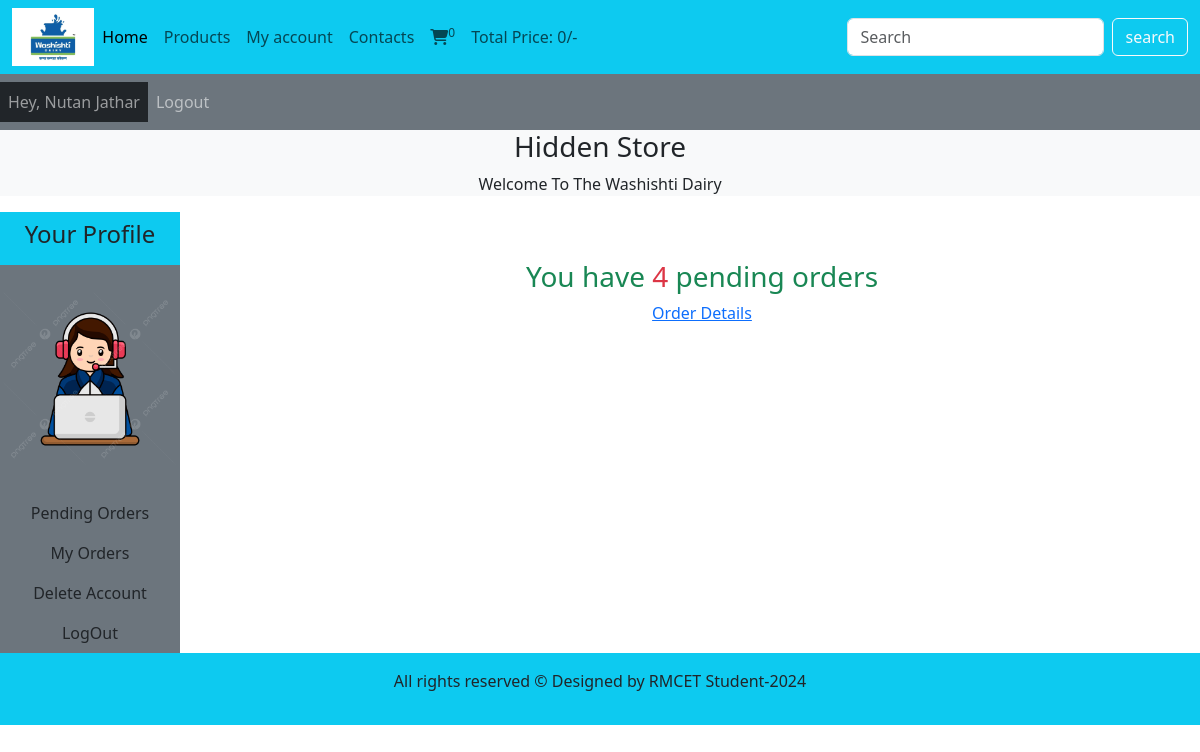
The app's page /users_area/profile.php (signed in) with its own data.
### tables this page shows
CREATE TABLE `user_table` (
  `user_id` int(11) NOT NULL,
  `user_name` varchar(100) NOT NULL,
  `user_email` varchar(100) NOT NULL,
  `user_password` varchar(255) NOT NULL,
  `user_image` varchar(255) NOT NULL,
  `user_ip` varchar(100) NOT NULL,
  `user_address` varchar(255) NOT NULL,
  `user_mobile` varchar(20) NOT NULL
);

### users_area/profile.php (the view, shortened to what this page needs)
<?php
include('../includes/connect.php');
include('../admin_area/functions/common_function.php');
?>
<!DOCTYPE html>
<html lang="en">
<head>
    <link href="https://cdn.jsdelivr.net/npm/bootstrap@5.3.3/dist/css/bootstrap.min.css" rel="stylesheet"
>
      <link rel="stylesheet" href="https://cdnjs.cloudflare.com/ajax/libs/font-awesome/6.5.1/css/all.min.css"
 />
       <link rel = "stylesheet" href = "../style.css">
</head>
<body>
    <div class="container-fluid p-0" >
        <nav class="navbar navbar-expand-lg navbar-light bg-info">
  <div class="container-fluid">
   <img src = "../images/logo.webp"alt = "" class = "logo">
    <div class="collapse navbar-collapse" id="navbarSupportedContent">
      <ul class="navbar-nav me-auto mb-2 mb-lg-0">
        <li class="nav-item">
          <a class="nav-link active" aria-current="page" href="../index.php">Home</a>
        </li>
        <li class="nav-item">
          <a class="nav-link" href="../display_all.php">Products</a>
        </li>
        <li class="nav-item">
          <a class="nav-link" href="profile.php">My account</a>
        </li>
        <li class="nav-item">
          <a class="nav-link" href="#">Contacts</a>
        </li>
        <li class="nav-item">
          <a class="nav-link" href="../cart.php"><i class="fa-solid fa-cart-shopping"></i><sup><?php  cart_item();?> </sup></a>
        </li>
        <li class="nav-item">
          <a class="nav-link" href="#">Total Price: <?php total_cart_price() ;?>/-</a>
        </li>
      </ul>
      <form class="d-flex" action = "../search_product.php" method = "get">
        <input class="form-control me-2" type="search" placeholder="Search" aria-label="Search" name = "Search_data">
<input type="submit" Value="search" class = "btn btn-outline-light" name = "search_data_product">
      </form>
    </div>
  </div>
</nav>
    <nav class="navbar navbar-expand-lg navbar-dark bg-secondary">
            <ul class="navbar-nav me-auto">
                <li class="nav-item bg-dark">
                    <?php if(!isset($_SESSION['user_name'])) : ?>
                        <a class="nav-link" href="#">Welcome Guest</a>
                    <?php else: ?>
                        <a class="nav-link" href="#">Hey, <?php echo $_SESSION['user_name']; ?></a>
                    <?php endif; ?>
                </li>
                <li class="nav-item">
                    <?php if(!isset($_SESSION['user_name'])) : ?>
                        <a class="nav-link" href="./users_area/user_login.php">Login</a>
                    <?php else: ?>
                        <a class="nav-link" href="./users_area/logout.php">Logout</a>
                    <?php endif; ?>
                </li>
    </ul>
</nav>
<div class ="bg-light">
    <h3 class="text-center">Hidden Store</h3>
    <p class="text-center">Welcome To The Washishti Dairy</p>
</div>
<div class="row">
    <div class="col-md-2 ">
<ul class="navbar-nav bg-secondary text-center" >
<li class="nav-item bg-info">
          <a class="nav-link " href="#"><h4>Your Profile</h4></a>
        </li>
        <?php
$username=$_SESSION['user_name'];
$user_image = "SELECT * FROM `user_table` WHERE user_name='$username'";
$user_image=mysqli_query($con,$user_image);
$row_image=mysqli_fetch_array($user_image);
$user_image=$row_image['user_image'];
echo " <li class='nav-item '>
<img src='user_area/user_images/$user_image'class = 'profile_img my-4'alt=''>
</li>";
?>
        <li class="nav-item ">
          <a class="nav-link " href="profile.php">Pending Orders</a>
        </li>
        <li class="nav-item ">
          <a class="nav-link " href="profile.php?my_orders">My Orders</a>
        </li>
        <li class="nav-item ">
          <a class="nav-link " href="profile.php?delete_account">Delete Account</a>
        </li>
        <li class="nav-item ">
          <a class="nav-link " href="logout.php">LogOut</a>
        </li>
</ul>
    </div>
    <div class="col-md-10">
    <?php Get_order_details();
    ?>
    </div>
</div>
<div class = "bg-info p-3 text-center">
    <p>All rights reserved © Designed by RMCET Student-2024 </p>
    </div>
</body>
</html>

### admin_area/functions/common_function.php (shortened to what this page needs)
<?php
function getIPAddress() {
   if(!empty($_SERVER['HTTP_CLIENT_IP'])) {
              $ip = $_SERVER['HTTP_CLIENT_IP'];
      }
  elseif (!empty($_SERVER['HTTP_X_FORWARDED_FOR'])) {
              $ip = $_SERVER['HTTP_X_FORWARDED_FOR'];
   }
  else{
           $ip = $_SERVER['REMOTE_ADDR'];
   }
   return $ip;
}
function cart_item(){
if(isset($_GET['add_to_cart'])){
  global $con;
  $get_ip_add = getIPAddress();
  $select_query = "Select * from `cart_detailes` where ip_address='$get_ip_add'";
  $result_query = mysqli_query($con,$select_query);
  $count_cart_items=mysqli_num_rows($result_query);
  }else{
    global $con;
    $get_ip_add = getIPAddress();
    $select_query = "Select * from `cart_detailes` where ip_address='$get_ip_add'";
    $result_query = mysqli_query($con,$select_query);
    $count_cart_items=mysqli_num_rows($result_query);
  }
  echo $count_cart_items;
  }
  function total_cart_price(){
    $total_price = 0;
  echo $total_price ;
}
function Get_Order_Details(){
  global $con;
  $username=$_SESSION['user_name'];
  $get_details="Select * from`user_table` where user_name='$username'";
  $result_query = mysqli_query($con,$get_details);
  while ($row_query = mysqli_fetch_array($result_query)) {
    $user_id = $row_query['user_id'];
    if (!isset($_GET['edit_account']) && !isset($_GET['my_orders']) && !isset($_GET['delete_account'])) {
        $get_orders = "SELECT * FROM user_orders WHERE user_id = $user_id AND order_status='pending'";
        $result_orders_query = mysqli_query($con, $get_orders);
        $row_count = mysqli_num_rows($result_orders_query);
        if ($row_count > 0) {
            echo "<h3 class='text-center text-success mt-5 mb-2'>You have <span class='text-danger'>$row_count</span> pending orders</h3>
            <p class='text-center'><a href='profile.php?my_orders'>Order Details</a></p>";
        } else {
            echo "<h3 class='text-center'>You have zero pending orders</h3>
            <p class='text-center'><a href='../index.php'>Explore Products</a></p>";
        }
    }
}
}
?>

### style.css (style rules this page uses)
* { margin:0; padding:0; box-sizing:border-box; }
.logo { width:7%; height: 7%; }
.profile_img { width:100%; height:100%; }

### users_area/profile.php (style rules this page uses)
body { overflow-x:hidden; }
.profile_img { width:100%; height:100%; margin:auto; display:block; object-fit:content; }

### records on screen
user_table: user_image (picture), row_count "4"

### other values on screen
$count_cart_items "0"
$total_price "0"
$_SESSION['user_name'] "Nutan Jathar"
